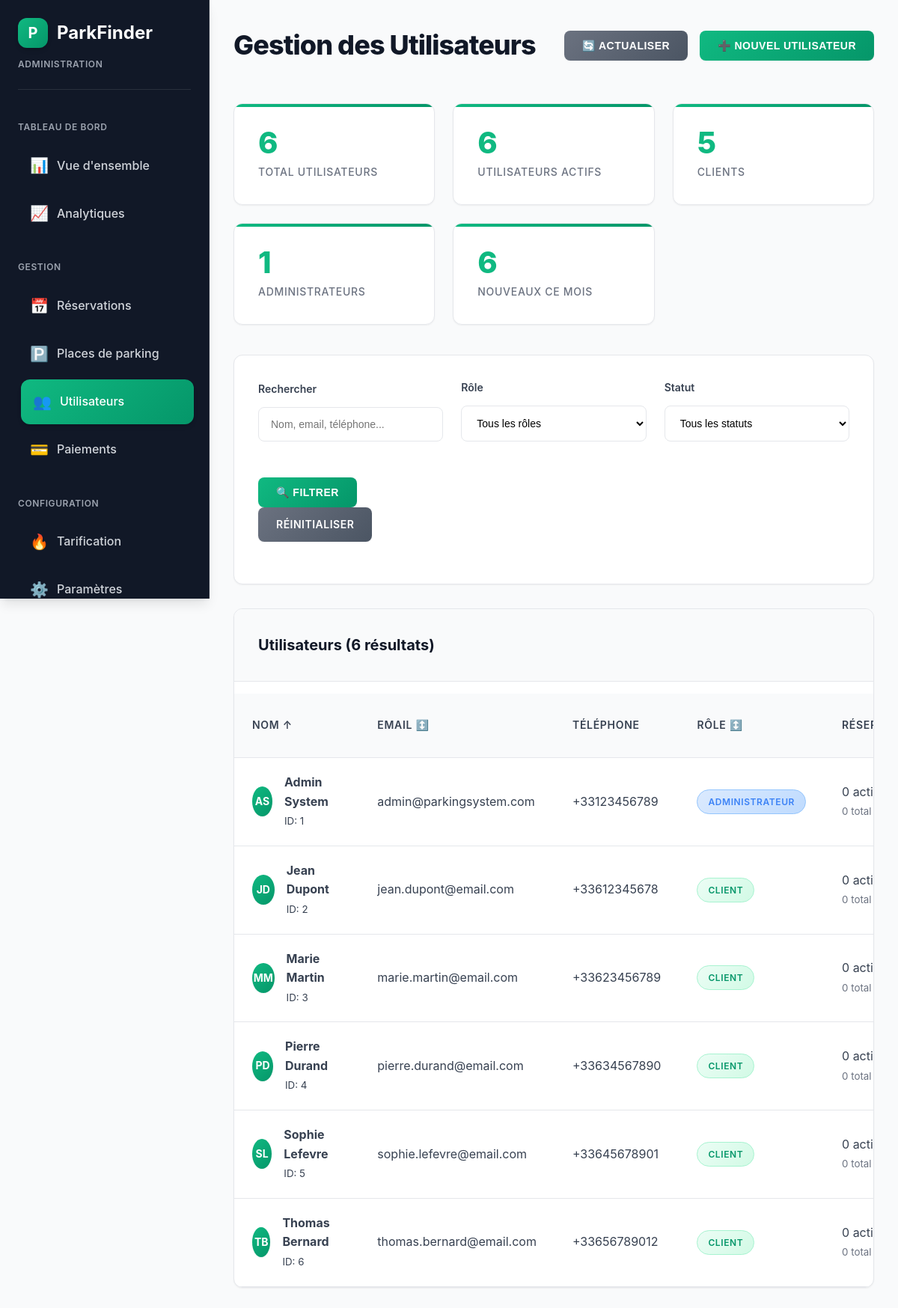
The page /public/admin-users.php?sort=first_name&order=ASC (signed in) on the database its author committed.
### tables this page shows
CREATE TABLE IF NOT EXISTS users (
    user_id INT AUTO_INCREMENT PRIMARY KEY,
    first_name VARCHAR(50) NOT NULL,
    last_name VARCHAR(50) NOT NULL,
    email VARCHAR(100) UNIQUE NOT NULL,
    phone VARCHAR(20) NOT NULL,
    password_hash VARCHAR(255) NOT NULL,
    role ENUM('customer', 'admin') DEFAULT 'customer',
    is_active BOOLEAN DEFAULT TRUE,
    profile_image VARCHAR(255) DEFAULT NULL,
    created_at TIMESTAMP DEFAULT CURRENT_TIMESTAMP,
    updated_at TIMESTAMP DEFAULT CURRENT_TIMESTAMP ON UPDATE CURRENT_TIMESTAMP,
    last_login TIMESTAMP NULL,
    email_verified BOOLEAN DEFAULT FALSE,
    phone_verified BOOLEAN DEFAULT FALSE
);

### public/admin-users.php (the view, shortened to what this page needs)
<?php
$config = [
    'db_host' => 'localhost',
    'db_name' => 'parking_management_system',
    'db_user' => 'root',
    'db_pass' => ''
];
try {
    $pdo = new PDO("mysql:host={$config['db_host']};dbname={$config['db_name']}", $config['db_user'], $config['db_pass']);
    $pdo->setAttribute(PDO::ATTR_ERRMODE, PDO::ERRMODE_EXCEPTION);
} catch (Exception $e) {
    die("Erreur de connexion à la base de données: " . $e->getMessage());
}
$search = $_GET['search'] ?? '';
$sort_field = $_GET['sort'] ?? 'created_at';
$sort_order = $_GET['order'] ?? 'DESC';
$role_filter = $_GET['role'] ?? '';
$status_filter = $_GET['status'] ?? '';
$page = max(1, intval($_GET['page'] ?? 1));
$per_page = 20;
$offset = ($page - 1) * $per_page;
$sort_order = strtoupper($sort_order) === 'DESC' ? 'DESC' : 'ASC';
$where_conditions = ['1=1'];
$params = [];
$where_clause = implode(' AND ', $where_conditions);
try {
    $count_query = "SELECT COUNT(*) FROM users WHERE $where_clause";
    $stmt = $pdo->prepare($count_query);
    $stmt->execute($params);
    $total_records = $stmt->fetchColumn();
    $query = "
        SELECT u.*,
               COUNT(r.reservation_id) as total_reservations,
               SUM(CASE WHEN r.status IN ('confirmed', 'active') THEN 1 ELSE 0 END) as active_reservations,
               MAX(r.created_at) as last_reservation_date
        FROM users u
        LEFT JOIN reservations r ON u.user_id = r.user_id
        WHERE $where_clause
        GROUP BY u.user_id
        ORDER BY $sort_field $sort_order
        LIMIT $per_page OFFSET $offset
    ";
    $stmt = $pdo->prepare($query);
    $stmt->execute($params);
    $users = $stmt->fetchAll(PDO::FETCH_ASSOC);
    $stats_query = "
        SELECT
            COUNT(*) as total_users,
            SUM(CASE WHEN is_active = 1 THEN 1 ELSE 0 END) as active_users,
            SUM(CASE WHEN is_active = 0 THEN 1 ELSE 0 END) as inactive_users,
            SUM(CASE WHEN role = 'admin' THEN 1 ELSE 0 END) as admin_users,
            SUM(CASE WHEN role = 'customer' THEN 1 ELSE 0 END) as customer_users,
            SUM(CASE WHEN created_at >= DATE_SUB(NOW(), INTERVAL 30 DAY) THEN 1 ELSE 0 END) as new_users_month
        FROM users
    ";
    $stmt = $pdo->query($stats_query);
    $stats = $stmt->fetch(PDO::FETCH_ASSOC);
} catch (Exception $e) {
    $message = "Erreur lors de la récupération des données: " . $e->getMessage();
    $messageType = 'error';
    $users = [];
    $stats = [];
}
function getSortLink($field, $current_field, $current_order, $search, $role_filter, $status_filter) {
    $new_order = ($field === $current_field && $current_order === 'ASC') ? 'DESC' : 'ASC';
    $params = [
        'sort' => $field,
        'order' => $new_order,
        'search' => $search,
        'role' => $role_filter,
        'status' => $status_filter
    ];
    return 'admin-users.php?' . http_build_query(array_filter($params));
}
function getSortIcon($field, $current_field, $current_order) {
    if ($field !== $current_field) return '↕️';
    return $current_order === 'ASC' ? '↑' : '↓';
}
function getRoleBadgeClass($role) {
    return $role === 'admin' ? 'role-admin' : 'role-customer';
}
function getRoleLabel($role) {
    return $role === 'admin' ? 'Administrateur' : 'Client';
}
?>
<!DOCTYPE html>
<html lang="fr">
<head>
    <link rel="stylesheet" href="assets/css/admin-dashboard.css">
    <link rel="stylesheet" href="assets/css/admin-users.css">
</head>
<body>
    <div class="admin-layout">
        <aside class="admin-sidebar">
            <div class="sidebar-header">
                <div class="logo">
                    <div class="logo-icon">P</div>
                    <span class="logo-text">ParkFinder</span>
                </div>
                <div class="admin-badge">ADMINISTRATION</div>
            </div>
            <nav class="sidebar-nav">
                <div class="nav-section">
                    <div class="nav-title">TABLEAU DE BORD</div>
                    <a href="admin-dashboard.php" class="nav-item">
                        <span class="nav-icon">📊</span>
                        <span class="nav-text">Vue d'ensemble</span>
                    </a>
                    <a href="admin-analytics.php" class="nav-item">
                        <span class="nav-icon">📈</span>
                        <span class="nav-text">Analytiques</span>
                    </a>
                </div>
                <div class="nav-section">
                    <div class="nav-title">GESTION</div>
                    <a href="admin-reservations.php" class="nav-item">
                        <span class="nav-icon">📅</span>
                        <span class="nav-text">Réservations</span>
                    </a>
                    <a href="admin-parking-spots.php" class="nav-item">
                        <span class="nav-icon">🅿️</span>
                        <span class="nav-text">Places de parking</span>
                    </a>
                    <a href="admin-users.php" class="nav-item active">
                        <span class="nav-icon">👥</span>
                        <span class="nav-text">Utilisateurs</span>
                    </a>
                    <a href="admin-payments.php" class="nav-item">
                        <span class="nav-icon">💳</span>
                        <span class="nav-text">Paiements</span>
                    </a>
                </div>
                <div class="nav-section">
                    <div class="nav-title">CONFIGURATION</div>
                    <a href="admin-tarification.php" class="nav-item">
                        <span class="nav-icon">🔥</span>
                        <span class="nav-text">Tarification</span>
                    </a>
                    <a href="admin-settings.php" class="nav-item">
                        <span class="nav-icon">⚙️</span>
                        <span class="nav-text">Paramètres</span>
                    </a>
                </div>
            </nav>
        </aside>
        <main class="admin-main">
            <div class="admin-header">
                <h1>Gestion des Utilisateurs</h1>
                <div class="admin-actions">
                    <button class="btn btn-secondary" onclick="location.reload()">
                        🔄 Actualiser
                    </button>
                    <button class="btn" onclick="openModal('createModal')">
                        ➕ Nouvel utilisateur
                    </button>
                </div>
            </div>
            <div class="stats-grid">
                <div class="stat-card">
                    <div class="stat-number"><?= $stats['total_users'] ?? 0 ?></div>
                    <div class="stat-label">Total utilisateurs</div>
                </div>
                <div class="stat-card">
                    <div class="stat-number"><?= $stats['active_users'] ?? 0 ?></div>
                    <div class="stat-label">Utilisateurs actifs</div>
                </div>
                <div class="stat-card">
                    <div class="stat-number"><?= $stats['customer_users'] ?? 0 ?></div>
                    <div class="stat-label">Clients</div>
                </div>
                <div class="stat-card">
                    <div class="stat-number"><?= $stats['admin_users'] ?? 0 ?></div>
                    <div class="stat-label">Administrateurs</div>
                </div>
                <div class="stat-card">
                    <div class="stat-number"><?= $stats['new_users_month'] ?? 0 ?></div>
                    <div class="stat-label">Nouveaux ce mois</div>
                </div>
            </div>
            <div class="filters-section">
                <form method="GET" class="filters-grid">
                    <div class="form-group">
                        <label for="search">Rechercher</label>
                        <input type="text" id="search" name="search" value="<?= htmlspecialchars($search) ?>"
                               placeholder="Nom, email, téléphone...">
                    </div>
                    <div class="form-group">
                        <label for="role">Rôle</label>
                        <select id="role" name="role">
                            <option value="">Tous les rôles</option>
                        </select>
                    </div>
                    <div class="form-group">
                        <label for="status">Statut</label>
                        <select id="status" name="status">
                            <option value="">Tous les statuts</option>
                        </select>
                    </div>
                    <div class="form-group">
                        <button type="submit" class="btn">🔍 Filtrer</button>
                        <a href="admin-users.php" class="btn btn-secondary">Réinitialiser</a>
                    </div>
                </form>
            </div>
            <div class="table-container">
                <div class="table-header">
                    <h3>Utilisateurs (<?= $total_records ?> résultats)</h3>
                </div>
                <table class="data-table">
                    <thead>
                        <tr>
                            <th>
                                <a href="<?= getSortLink('first_name', $sort_field, $sort_order, $search, $role_filter, $status_filter) ?>" class="sort-header">
                                    Nom <?= getSortIcon('first_name', $sort_field, $sort_order) ?>
                                </a>
                            </th>
                            <th>
                                <a href="<?= getSortLink('email', $sort_field, $sort_order, $search, $role_filter, $status_filter) ?>" class="sort-header">
                                    Email <?= getSortIcon('email', $sort_field, $sort_order) ?>
                                </a>
                            </th>
                            <th>Téléphone</th>
                            <th>
                                <a href="<?= getSortLink('role', $sort_field, $sort_order, $search, $role_filter, $status_filter) ?>" class="sort-header">
                                    Rôle <?= getSortIcon('role', $sort_field, $sort_order) ?>
                                </a>
                            </th>
                            <th>Réservations</th>
                        </tr>
                    </thead>
                    <tbody>
                        <?php if (empty($users)): ?>
                            <tr>
                                <td colspan="8" style="text-align: center; padding: 2rem; color: var(--text-muted);">
                                    Aucun utilisateur trouvé
                                </td>
                            </tr>
                        <?php else: ?>
                            <?php foreach ($users as $user): ?>
                                <tr>
                                    <td>
                                        <div class="user-info">
                                            <div class="user-avatar">
                                                <?= strtoupper(substr($user['first_name'], 0, 1) . substr($user['last_name'], 0, 1)) ?>
                                            </div>
                                            <div>
                                                <strong><?= htmlspecialchars($user['first_name'] . ' ' . $user['last_name']) ?></strong>
                                                <br>
                                                <small>ID: <?= $user['user_id'] ?></small>
                                            </div>
                                        </div>
                                    </td>
                                    <td><?= htmlspecialchars($user['email']) ?></td>
                                    <td><?= htmlspecialchars($user['phone'] ?? 'Non renseigné') ?></td>
                                    <td>
                                        <span class="role-badge <?= getRoleBadgeClass($user['role']) ?>">
                                            <?= getRoleLabel($user['role']) ?>
                                        </span>
                                    </td>
                                    <td>
                                        <span><?= $user['active_reservations'] ?? 0 ?> actives</span><br>
                                        <small style="color: var(--text-muted);"><?= $user['total_reservations'] ?? 0 ?> total</small>
                                    </td>
                                </tr>
                            <?php endforeach; ?>
                        <?php endif; ?>
                    </tbody>
                </table>
            </div>
        </main>
    </div>
</body>
</html>

### rows shown on the page
users: first_name+last_name "AS", first_name+last_name "Admin System", user_id "1", email "admin@parkingsystem.com", phone "+33123456789", role "ADMINISTRATEUR", active_reservations "0", total_reservations "0"
users: first_name+last_name "JD", first_name+last_name "Jean Dupont", user_id "2", email "jean.dupont@email.com", phone "+33612345678", role "CLIENT", active_reservations "0", total_reservations "0"
users: first_name+last_name "MM", first_name+last_name "Marie Martin", user_id "3", email "marie.martin@email.com", phone "+33623456789", role "CLIENT", active_reservations "0", total_reservations "0"
users: first_name+last_name "PD", first_name+last_name "Pierre Durand", user_id "4", email "pierre.durand@email.com", phone "+33634567890", role "CLIENT", active_reservations "0", total_reservations "0"
users: first_name+last_name "SL", first_name+last_name "Sophie Lefevre", user_id "5", email "sophie.lefevre@email.com", phone "+33645678901", role "CLIENT", active_reservations "0", total_reservations "0"
users: first_name+last_name "TB", first_name+last_name "Thomas Bernard", user_id "6", email "thomas.bernard@email.com", phone "+33656789012", role "CLIENT", active_reservations "0", total_reservations "0"

### other values the page prints
$stats['total_users'] "6"
$stats['active_users'] "6"
$stats['customer_users'] "5"
$stats['admin_users'] "1"
$stats['new_users_month'] "6"
$total_records "6"
getSortIcon('first_name', $sort_field, $sort_order) "↑"
getSortIcon('email', $sort_field, $sort_order) "↕️"
getSortIcon('role', $sort_field, $sort_order) "↕️"
